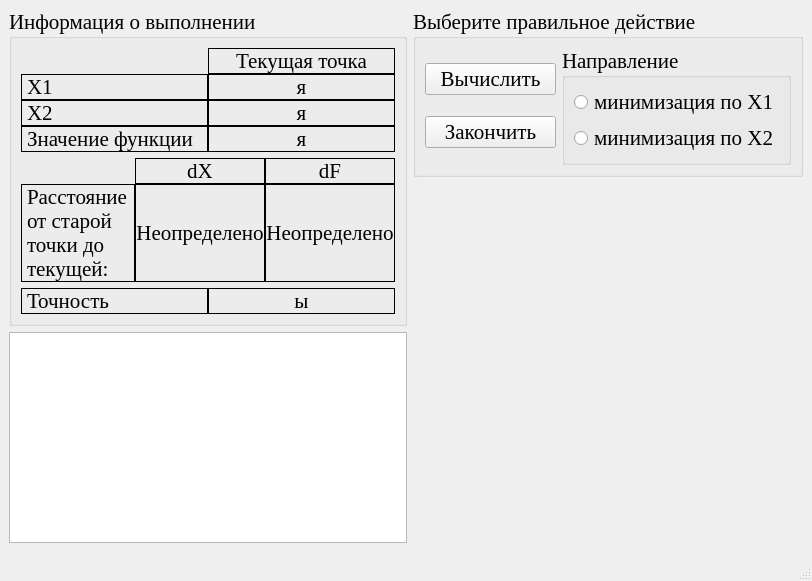
<?xml version="1.0" encoding="UTF-8"?>
<ui version="4.0">
 <class>CWdescent_md</class>
 <widget class="QMainWindow" name="CWdescent_md">
  <property name="windowModality">
   <enum>Qt::ApplicationModal</enum>
  </property>
  <property name="geometry">
   <rect>
    <x>0</x>
    <y>0</y>
    <width>812</width>
    <height>581</height>
   </rect>
  </property>
  <property name="font">
   <font>
    <family>Times New Roman</family>
    <pointsize>16</pointsize>
   </font>
  </property>
  <property name="windowTitle">
   <string>Покоординатный спуск с минимизацией по направлению</string>
  </property>
  <property name="windowIcon">
   <iconset resource="data.qrc">
    <normaloff>:/icon/icon.bmp</normaloff>:/icon/icon.bmp</iconset>
  </property>
  <widget class="QWidget" name="centralwidget">
   <layout class="QGridLayout" name="gridLayout_5" columnstretch="1,1">
    <item row="0" column="0" rowspan="2">
     <widget class="QGroupBox" name="groupBox_2">
      <property name="title">
       <string>Информация о выполнении</string>
      </property>
      <layout class="QGridLayout" name="gridLayout_4">
       <item row="0" column="0">
        <layout class="QGridLayout" name="gridLayout_6">
         <property name="spacing">
          <number>0</number>
         </property>
         <item row="0" column="1">
          <widget class="QLabel" name="label_11">
           <property name="frameShape">
            <enum>QFrame::Box</enum>
           </property>
           <property name="text">
            <string>Текущая точка</string>
           </property>
           <property name="alignment">
            <set>Qt::AlignCenter</set>
           </property>
           <property name="textInteractionFlags">
            <set>Qt::LinksAccessibleByMouse|Qt::TextSelectableByMouse</set>
           </property>
          </widget>
         </item>
         <item row="1" column="0">
          <widget class="QLabel" name="label_5">
           <property name="frameShape">
            <enum>QFrame::Box</enum>
           </property>
           <property name="text">
            <string>Х1</string>
           </property>
           <property name="textInteractionFlags">
            <set>Qt::LinksAccessibleByMouse|Qt::TextSelectableByMouse</set>
           </property>
          </widget>
         </item>
         <item row="1" column="1">
          <widget class="QLabel" name="x1_lb">
           <property name="frameShape">
            <enum>QFrame::Box</enum>
           </property>
           <property name="text">
            <string>я</string>
           </property>
           <property name="alignment">
            <set>Qt::AlignCenter</set>
           </property>
           <property name="textInteractionFlags">
            <set>Qt::LinksAccessibleByMouse|Qt::TextSelectableByMouse</set>
           </property>
          </widget>
         </item>
         <item row="2" column="0">
          <widget class="QLabel" name="label_6">
           <property name="frameShape">
            <enum>QFrame::Box</enum>
           </property>
           <property name="text">
            <string>Х2</string>
           </property>
           <property name="textInteractionFlags">
            <set>Qt::LinksAccessibleByMouse|Qt::TextSelectableByMouse</set>
           </property>
          </widget>
         </item>
         <item row="2" column="1">
          <widget class="QLabel" name="x2_lb">
           <property name="frameShape">
            <enum>QFrame::Box</enum>
           </property>
           <property name="text">
            <string>я</string>
           </property>
           <property name="alignment">
            <set>Qt::AlignCenter</set>
           </property>
           <property name="textInteractionFlags">
            <set>Qt::LinksAccessibleByMouse|Qt::TextSelectableByMouse</set>
           </property>
          </widget>
         </item>
         <item row="3" column="0">
          <widget class="QLabel" name="label_10">
           <property name="frameShape">
            <enum>QFrame::Box</enum>
           </property>
           <property name="text">
            <string>Значение функции</string>
           </property>
           <property name="textInteractionFlags">
            <set>Qt::LinksAccessibleByMouse|Qt::TextSelectableByMouse</set>
           </property>
          </widget>
         </item>
         <item row="3" column="1">
          <widget class="QLabel" name="fsign_lb">
           <property name="frameShape">
            <enum>QFrame::Box</enum>
           </property>
           <property name="text">
            <string>я</string>
           </property>
           <property name="alignment">
            <set>Qt::AlignCenter</set>
           </property>
           <property name="textInteractionFlags">
            <set>Qt::LinksAccessibleByMouse|Qt::TextSelectableByMouse</set>
           </property>
          </widget>
         </item>
        </layout>
       </item>
       <item row="1" column="0">
        <layout class="QGridLayout" name="gridLayout_3">
         <property name="spacing">
          <number>0</number>
         </property>
         <item row="0" column="1">
          <widget class="QLabel" name="label_2">
           <property name="frameShape">
            <enum>QFrame::Box</enum>
           </property>
           <property name="text">
            <string>dX</string>
           </property>
           <property name="alignment">
            <set>Qt::AlignCenter</set>
           </property>
          </widget>
         </item>
         <item row="0" column="2">
          <widget class="QLabel" name="label_3">
           <property name="frameShape">
            <enum>QFrame::Box</enum>
           </property>
           <property name="text">
            <string>dF</string>
           </property>
           <property name="alignment">
            <set>Qt::AlignCenter</set>
           </property>
          </widget>
         </item>
         <item row="1" column="0">
          <widget class="QLabel" name="label_4">
           <property name="frameShape">
            <enum>QFrame::Box</enum>
           </property>
           <property name="text">
            <string>Расстояние от старой точки до текущей:</string>
           </property>
           <property name="wordWrap">
            <bool>true</bool>
           </property>
           <property name="textInteractionFlags">
            <set>Qt::LinksAccessibleByMouse|Qt::TextSelectableByMouse</set>
           </property>
          </widget>
         </item>
         <item row="1" column="1">
          <widget class="QLabel" name="dx_lb">
           <property name="frameShape">
            <enum>QFrame::Box</enum>
           </property>
           <property name="text">
            <string>Неопределено</string>
           </property>
           <property name="alignment">
            <set>Qt::AlignCenter</set>
           </property>
           <property name="textInteractionFlags">
            <set>Qt::LinksAccessibleByMouse|Qt::TextSelectableByMouse</set>
           </property>
          </widget>
         </item>
         <item row="1" column="2">
          <widget class="QLabel" name="df_lb">
           <property name="frameShape">
            <enum>QFrame::Box</enum>
           </property>
           <property name="text">
            <string>Неопределено</string>
           </property>
           <property name="alignment">
            <set>Qt::AlignCenter</set>
           </property>
          </widget>
         </item>
        </layout>
       </item>
       <item row="2" column="0">
        <layout class="QGridLayout" name="gridLayout_7">
         <property name="spacing">
          <number>0</number>
         </property>
         <item row="0" column="0">
          <widget class="QLabel" name="label">
           <property name="frameShape">
            <enum>QFrame::Box</enum>
           </property>
           <property name="text">
            <string>Точность</string>
           </property>
           <property name="textInteractionFlags">
            <set>Qt::LinksAccessibleByMouse|Qt::TextSelectableByMouse</set>
           </property>
          </widget>
         </item>
         <item row="0" column="1">
          <widget class="QLabel" name="precision_lb">
           <property name="frameShape">
            <enum>QFrame::Box</enum>
           </property>
           <property name="text">
            <string>ы</string>
           </property>
           <property name="alignment">
            <set>Qt::AlignCenter</set>
           </property>
           <property name="textInteractionFlags">
            <set>Qt::LinksAccessibleByMouse|Qt::TextSelectableByMouse</set>
           </property>
          </widget>
         </item>
        </layout>
       </item>
      </layout>
     </widget>
    </item>
    <item row="0" column="1">
     <widget class="QGroupBox" name="groupBox_3">
      <property name="title">
       <string>Выберите правильное действие</string>
      </property>
      <property name="checkable">
       <bool>false</bool>
      </property>
      <layout class="QGridLayout" name="gridLayout_2" columnstretch="1,1">
       <item row="0" column="0">
        <layout class="QVBoxLayout" name="verticalLayout_3">
         <item>
          <widget class="QPushButton" name="calculate_bt">
           <property name="toolTip">
            <string>&lt;!DOCTYPE HTML PUBLIC &quot;-//W3C//DTD HTML 4.0//EN&quot; &quot;http://www.w3.org/TR/REC-html40/strict.dtd&quot;&gt;
&lt;html&gt;&lt;head&gt;&lt;meta name=&quot;qrichtext&quot; content=&quot;1&quot; /&gt;&lt;style type=&quot;text/css&quot;&gt;
p, li { white-space: pre-wrap; }
&lt;/style&gt;&lt;/head&gt;&lt;body style=&quot; font-family:'Times New Roman'; font-size:13pt; font-weight:600; font-style:normal;&quot;&gt;
&lt;p style=&quot; margin-top:0px; margin-bottom:0px; margin-left:0px; margin-right:0px; -qt-block-indent:0; text-indent:0px;&quot;&gt;&lt;span style=&quot; font-weight:400;&quot;&gt;Выполнить выбранный в правом списке шаг.&lt;/span&gt;&lt;/p&gt;&lt;/body&gt;&lt;/html&gt;</string>
           </property>
           <property name="text">
            <string>Вычислить</string>
           </property>
          </widget>
         </item>
         <item>
          <widget class="QPushButton" name="end_bt">
           <property name="toolTip">
            <string>&lt;!DOCTYPE HTML PUBLIC &quot;-//W3C//DTD HTML 4.0//EN&quot; &quot;http://www.w3.org/TR/REC-html40/strict.dtd&quot;&gt;
&lt;html&gt;&lt;head&gt;&lt;meta name=&quot;qrichtext&quot; content=&quot;1&quot; /&gt;&lt;style type=&quot;text/css&quot;&gt;
p, li { white-space: pre-wrap; }
&lt;/style&gt;&lt;/head&gt;&lt;body style=&quot; font-family:'Times New Roman'; font-size:13pt; font-weight:600; font-style:normal;&quot;&gt;
&lt;p style=&quot; margin-top:0px; margin-bottom:0px; margin-left:0px; margin-right:0px; -qt-block-indent:0; text-indent:0px;&quot;&gt;&lt;span style=&quot; font-weight:400;&quot;&gt;Закончить алгоритм, приняв текущую точку в качестве минимума.&lt;/span&gt;&lt;/p&gt;&lt;/body&gt;&lt;/html&gt;</string>
           </property>
           <property name="text">
            <string>Закончить</string>
           </property>
          </widget>
         </item>
        </layout>
       </item>
       <item row="0" column="1">
        <widget class="QGroupBox" name="groupBox">
         <property name="font">
          <font>
           <weight>50</weight>
           <bold>false</bold>
          </font>
         </property>
         <property name="title">
          <string>Направление</string>
         </property>
         <layout class="QGridLayout" name="gridLayout">
          <item row="0" column="0">
           <layout class="QVBoxLayout" name="verticalLayout_2">
            <item>
             <widget class="QRadioButton" name="min_x1_rb">
              <property name="text">
               <string>минимизация по Х1</string>
              </property>
             </widget>
            </item>
            <item>
             <widget class="QRadioButton" name="min_x2_rb">
              <property name="text">
               <string>минимизация по Х2</string>
              </property>
             </widget>
            </item>
           </layout>
          </item>
         </layout>
        </widget>
       </item>
      </layout>
     </widget>
    </item>
    <item row="2" column="0">
     <widget class="QTextBrowser" name="LogTxtBrsr">
      <property name="font">
       <font>
        <pointsize>14</pointsize>
       </font>
      </property>
     </widget>
    </item>
   </layout>
  </widget>
  <widget class="QMenuBar" name="menubar">
   <property name="geometry">
    <rect>
     <x>0</x>
     <y>0</y>
     <width>812</width>
     <height>23</height>
    </rect>
   </property>
  </widget>
  <widget class="QStatusBar" name="statusbar"/>
 </widget>
 <resources>
  <include location="data.qrc"/>
 </resources>
 <connections/>
</ui>
